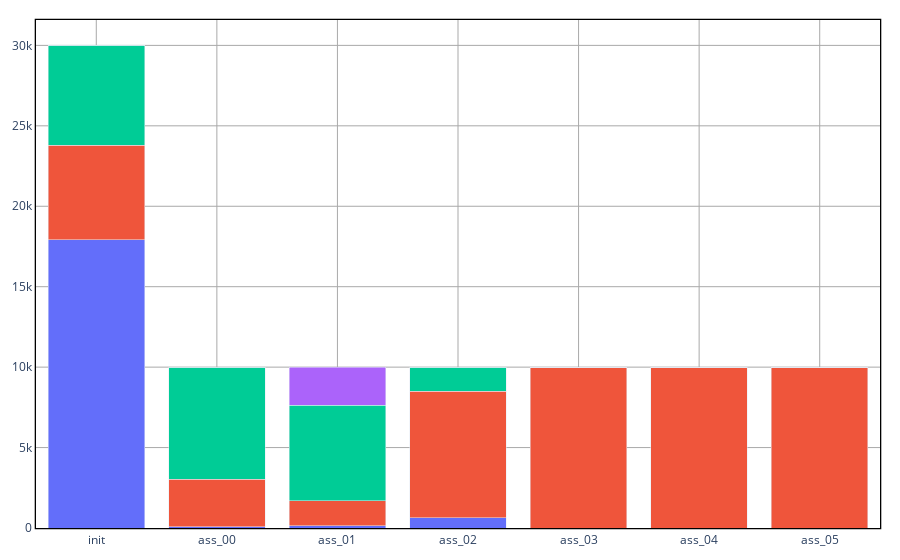
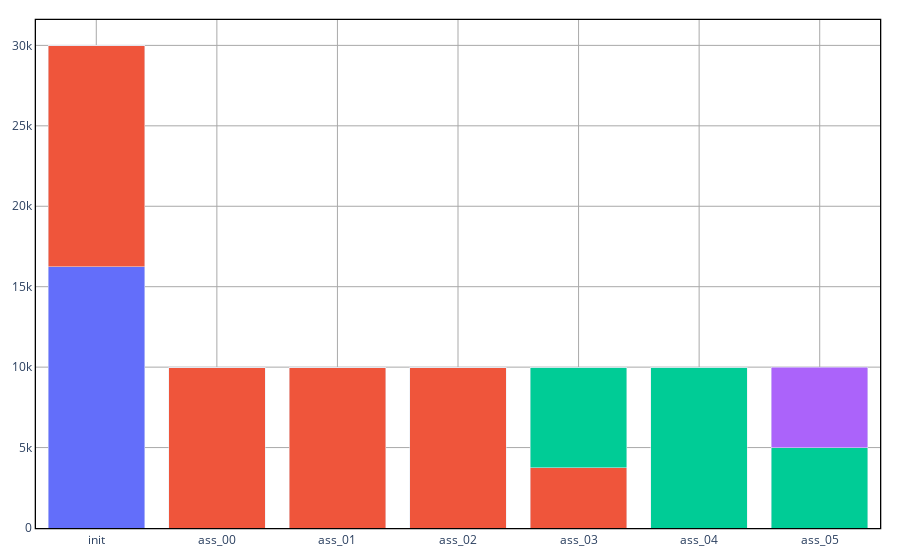

The notebook cell saved with these charts, in order:
### Code cell
plt = ALMc.AssetSplitDetailsChart(problem, sol, "Goal", colormap_liab)
plt.show()
plt = ALMc.AssetSplitDetailsChart(problem, sol_bah, "Goal", colormap_liab)
plt.show()

### Figure 1 — Plotly figure (JSON) as saved in the notebook; plotly's stock layout.template omitted (floating-point values rounded to 4 significant figures)
{"data": [{"marker": {"color": "#636EFA"}, "name": "car", "type": "bar", "x": ["init", "ass_00", "ass_01", "ass_02", "ass_03", "ass_04", "ass_05"], "y": [17910.0, 85.58, 148.7, 634.2, 0, 0, 0]}, {"marker": {"color": "#EF553B"}, "name": "university", "type": "bar", "x": ["init", "ass_00", "ass_01", "ass_02", "ass_03", "ass_04", "ass_05"], "y": [5886.0, 2949.0, 1559.0, 7866.0, 10000.0, 10000, 10000.0]}, {"marker": {"color": "#00CC96"}, "name": "hawaii", "type": "bar", "x": ["init", "ass_00", "ass_01", "ass_02", "ass_03", "ass_04", "ass_05"], "y": [6209.0, 6966.0, 5919.0, 1500.0, 0, 0, 0]}, {"marker": {"color": "#AB63FA"}, "name": "extra_wealth", "type": "bar", "x": ["init", "ass_00", "ass_01", "ass_02", "ass_03", "ass_04", "ass_05"], "y": [0, 0, 2373.0, 0, 0, 0, 0]}], "layout": {"barmode": "stack", "legend": {"orientation": "h", "x": 1, "xanchor": "right", "y": 1.02, "yanchor": "bottom"}, "margin": {"b": 20, "l": 20, "r": 20, "t": 20}, "paper_bgcolor": "white", "plot_bgcolor": "white", "showlegend": false, "xaxis": {"gridcolor": "darkgray", "gridwidth": 1, "linecolor": "black", "linewidth": 1.3, "mirror": true, "showgrid": true, "showline": true}, "yaxis": {"gridcolor": "darkgray", "gridwidth": 1, "linecolor": "black", "linewidth": 1.3, "mirror": true, "showgrid": true, "showline": true}}}

### Figure 2 — Plotly figure (JSON) as saved in the notebook; plotly's stock layout.template omitted (floating-point values rounded to 4 significant figures)
{"data": [{"marker": {"color": "#636EFA"}, "name": "car", "type": "bar", "x": ["init", "ass_00", "ass_01", "ass_02", "ass_03", "ass_04", "ass_05"], "y": [16250.0, 0, 0, 0, 0, 0, 0]}, {"marker": {"color": "#EF553B"}, "name": "university", "type": "bar", "x": ["init", "ass_00", "ass_01", "ass_02", "ass_03", "ass_04", "ass_05"], "y": [13750.0, 10000.0, 10000.0, 10000.0, 3750.0, 0, 0]}, {"marker": {"color": "#00CC96"}, "name": "hawaii", "type": "bar", "x": ["init", "ass_00", "ass_01", "ass_02", "ass_03", "ass_04", "ass_05"], "y": [0, 0, 0, 0, 6250.0, 10000.0, 5000.0]}, {"marker": {"color": "#AB63FA"}, "name": "extra_wealth", "type": "bar", "x": ["init", "ass_00", "ass_01", "ass_02", "ass_03", "ass_04", "ass_05"], "y": [0, 0, 0, 0, 0, 0, 5000.0]}], "layout": {"barmode": "stack", "legend": {"orientation": "h", "x": 1, "xanchor": "right", "y": 1.02, "yanchor": "bottom"}, "margin": {"b": 20, "l": 20, "r": 20, "t": 20}, "paper_bgcolor": "white", "plot_bgcolor": "white", "showlegend": false, "xaxis": {"gridcolor": "darkgray", "gridwidth": 1, "linecolor": "black", "linewidth": 1.3, "mirror": true, "showgrid": true, "showline": true}, "yaxis": {"gridcolor": "darkgray", "gridwidth": 1, "linecolor": "black", "linewidth": 1.3, "mirror": true, "showgrid": true, "showline": true}}}
